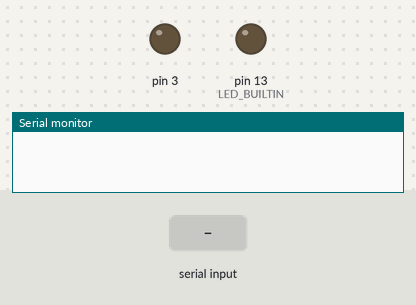
A sketch run on a simulated Arduino Uno, built with avr-gcc and run on an emulated ATmega328P. Parts: output pins drawn as LEDs (lit = HIGH), the last lines printed to the serial monitor. The test bench sets the inputs (shaded band).

Above: at 1.2 s.
1.3 s: "A" received over Serial
At 2.1 s:
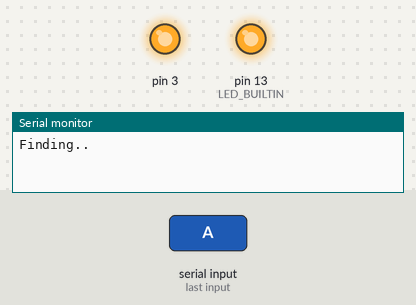
4.3 s: "B" received over Serial
At 4.9 s:
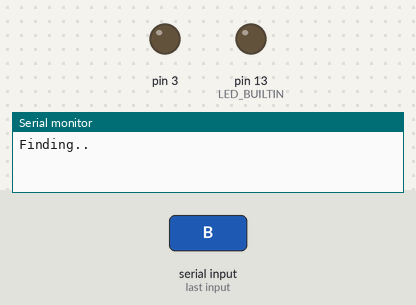
Timing chart, 0 to 7.3 s (numbered marks = the images above; inputs shaded):
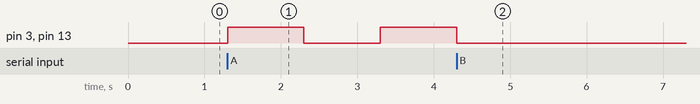

Measured:
- after the input at 1.3 s, pin 3, pin 13 (LED_BUILTIN): LOW → HIGH at once, → LOW 1.0 s later, → HIGH 1.0 s later
- after the input at 4.3 s, pin 3, pin 13 (LED_BUILTIN): goes on until 4.3 s, then stays LOW

The sketch:

final_code_v2.ino
```cpp
char data;
int i=0;

void setup() {
  // put your setup code here, to run once:

  Serial.begin(4800);
  pinMode(3,OUTPUT);
  pinMode(LED_BUILTIN,OUTPUT);

  }
void loop() {
  // put your main code here, to run repeatedly:
  if (Serial.available())
  {
   data=Serial.read();
   if(data=='A')
    {
     Serial.write("Finding..\n");
     while(i!=1){
       digitalWrite(3,HIGH);
       digitalWrite(LED_BUILTIN,HIGH);
       delay(1000);
       digitalWrite(3,LOW);
       digitalWrite(LED_BUILTIN,LOW);
       delay(1000);
       data=Serial.read();
       if(data=='B')
        {
          i = 1;
          digitalWrite(3,LOW);
          Serial.write("\nFound!\n");
          digitalWrite(LED_BUILTIN,LOW);
    }
     } i=0;
    }


     }
  }
```
